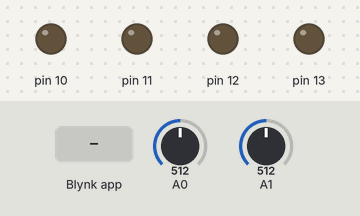
This sketch was run on a simulated Arduino Leonardo, built with avr-gcc and run on an emulated ATmega32U4. On the bench: output pins drawn as LEDs (lit = HIGH). The test bench sets the inputs (shaded band); at power-on: A0 = 512, A1 = 512. WiFi joins after 1.5 s; servers stay silent unless stated; what the sketch prints to the serial monitor is not drawn.

Above: at 3.0 s.
3.1 s: Blynk app writes 1 to V1
At 3.8 s:
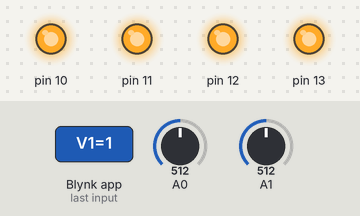
4.6 s: Blynk app writes 1 to V2
At 5.0 s:
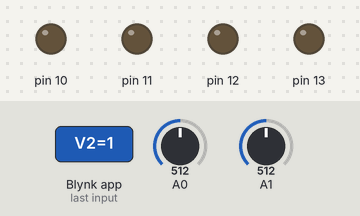
Timing chart, 0 to 7.6 s (numbered marks = the images above; inputs shaded):
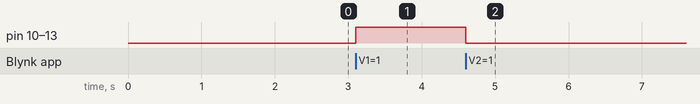

The sketch:

IOT.ino
```cpp
#define BLYNK_PRINT Serial


#include <ESP8266_Lib.h>
#include <BlynkSimpleShieldEsp8266.h>

// You should get Auth Token in the Blynk App.
// Go to the Project Settings (nut icon).
char auth[] = "d732847773dd45b3a94c8e17e7c26e1a";

// Your WiFi credentials.
// Set password to "" for open networks.
char ssid[] = "Redmis";
char pass[] = "88888888";

// Hardware Serial on Mega, Leonardo, Micro...
#define EspSerial Serial1

// or Software Serial on Uno, Nano...
//#include <SoftwareSerial.h>
//SoftwareSerial EspSerial(2, 3); // RX, TX

// Your ESP8266 baud rate:
#define ESP8266_BAUD 115200

ESP8266 wifi(&EspSerial);
void sendSensor()
{
  float t = analogRead(A0);
  t=(t*5*100)/1024;
  Blynk.virtualWrite(V6, t);
}
void gasSensor()
{
  int g = analogRead(A1);
  Serial.println(g);
  if(g>100)
  {

  Blynk.virtualWrite(7, 1);
  }
  else
  {
    Blynk.virtualWrite(7, 0);
  }
}
BLYNK_WRITE(V1)  // button attached to Virtual Pin 1 in SWITCH mode
{
  int i = param.asInt();
  if(i == 1){
    fullon();
  }
  else{
    //fulloff();
  }
}
BLYNK_WRITE(V2)  // button attached to Virtual Pin 2 in SWITCH mode
{
  int i = param.asInt();
  if(i == 0){
    //fullon();
  }
  else{
    fulloff();
  }
}
void fullon(){

  digitalWrite(13,HIGH);
  digitalWrite(12,HIGH);
  digitalWrite(11,HIGH);
  digitalWrite(10,HIGH);
}

void fulloff(){
  digitalWrite(13,LOW);
  digitalWrite(12,LOW);
  digitalWrite(11,LOW);
  digitalWrite(10,LOW);
}
void setup()
{
  // Debug console
   pinMode(13,OUTPUT);
   pinMode(12,OUTPUT);
   pinMode(11,OUTPUT);
   pinMode(10,OUTPUT);
   digitalWrite(13,LOW);
  digitalWrite(12,LOW);
  digitalWrite(11,LOW);
  digitalWrite(10,LOW);
  Serial.begin(9600);

  // Set ESP8266 baud rate
  EspSerial.begin(ESP8266_BAUD);
  delay(10);

  Blynk.begin(auth, wifi, ssid, pass);
  // You can also specify server:
  //Blynk.begin(auth, wifi, ssid, pass, "blynk-cloud.com", 8442);
  //Blynk.begin(auth, wifi, ssid, pass, IPAddress(192,168,1,100), 8442);
}

void loop()
{
  Blynk.run();
  sendSensor();
  BLYNK_WRITE(V1);
  BLYNK_WRITE(V2);
  gasSensor();

  // You can inject your own code or combine it with other sketches.
  // Check other examples on how to communicate with Blynk. Remember
  // to avoid delay() function!
}
```

Measured:
- after the input at 3.1 s, pin 10–13: LOW → HIGH at once
- after the input at 4.6 s, pin 10–13: HIGH → LOW at once
